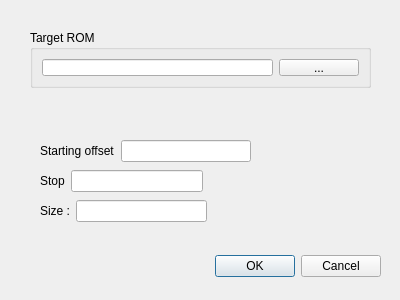
<?xml version="1.0" encoding="UTF-8"?>
<ui version="4.0">
 <class>DisassembleDialog</class>
 <widget class="QDialog" name="DisassembleDialog">
  <property name="geometry">
   <rect>
    <x>0</x>
    <y>0</y>
    <width>400</width>
    <height>300</height>
   </rect>
  </property>
  <property name="windowTitle">
   <string>Dialog</string>
  </property>
  <widget class="QDialogButtonBox" name="buttonBox_2">
   <property name="geometry">
    <rect>
     <x>40</x>
     <y>250</y>
     <width>341</width>
     <height>32</height>
    </rect>
   </property>
   <property name="orientation">
    <enum>Qt::Horizontal</enum>
   </property>
   <property name="standardButtons">
    <set>QDialogButtonBox::Cancel|QDialogButtonBox::Ok</set>
   </property>
  </widget>
  <widget class="QGroupBox" name="groupBox">
   <property name="geometry">
    <rect>
     <x>30</x>
     <y>30</y>
     <width>341</width>
     <height>58</height>
    </rect>
   </property>
   <property name="title">
    <string>Target ROM</string>
   </property>
   <layout class="QVBoxLayout" name="verticalLayout">
    <item>
     <layout class="QHBoxLayout" name="horizontalLayout">
      <item>
       <widget class="QLineEdit" name="romPathLineEdit"/>
      </item>
      <item>
       <widget class="QPushButton" name="romPushButton">
        <property name="text">
         <string>...</string>
        </property>
       </widget>
      </item>
     </layout>
    </item>
   </layout>
  </widget>
  <widget class="QWidget" name="layoutWidget">
   <property name="geometry">
    <rect>
     <x>40</x>
     <y>140</y>
     <width>211</width>
     <height>22</height>
    </rect>
   </property>
   <layout class="QHBoxLayout" name="horizontalLayout_2">
    <item>
     <widget class="QLabel" name="label">
      <property name="text">
       <string>Starting offset</string>
      </property>
     </widget>
    </item>
    <item>
     <widget class="QLineEdit" name="startLineEdit"/>
    </item>
   </layout>
  </widget>
  <widget class="QWidget" name="layoutWidget_2">
   <property name="geometry">
    <rect>
     <x>40</x>
     <y>200</y>
     <width>167</width>
     <height>22</height>
    </rect>
   </property>
   <layout class="QHBoxLayout" name="horizontalLayout_4">
    <item>
     <widget class="QLabel" name="label_2">
      <property name="text">
       <string>Size :</string>
      </property>
     </widget>
    </item>
    <item>
     <widget class="QLineEdit" name="sizeLineEdit"/>
    </item>
   </layout>
  </widget>
  <widget class="QWidget" name="layoutWidget_3">
   <property name="geometry">
    <rect>
     <x>40</x>
     <y>170</y>
     <width>163</width>
     <height>22</height>
    </rect>
   </property>
   <layout class="QHBoxLayout" name="horizontalLayout_3">
    <item>
     <widget class="QLabel" name="label_3">
      <property name="text">
       <string>Stop</string>
      </property>
     </widget>
    </item>
    <item>
     <widget class="QLineEdit" name="stopLineEdit_2"/>
    </item>
   </layout>
  </widget>
 </widget>
 <resources/>
 <connections/>
</ui>
